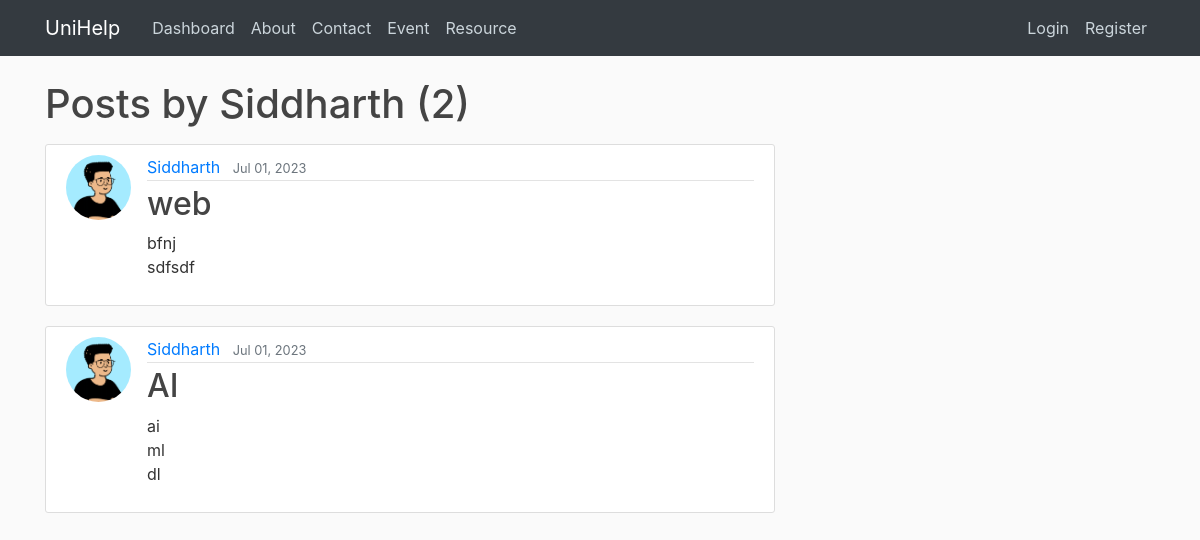
Screenshot of /user/Siddharth with the database file from the repository.
### blog/models.py (models this page shows, shortened)
class Post(models.Model):
    title = models.CharField(max_length=100)
    content = models.TextField()
    date_posted = models.DateTimeField(default=timezone.now)
    author = models.ForeignKey(User, on_delete=models.CASCADE)
    unique_number = models.IntegerField(unique=True, null=True)

### users/models.py (models this page shows, shortened)
class Profile(models.Model):
    user = models.OneToOneField(User, on_delete=models.CASCADE)
    role = models.CharField(max_length=10, default='Alumni')
    image = models.ImageField(default='default.png', upload_to='profile_pics')
    has_submitted_form = models.ManyToManyField('blog.Post', blank=True)  # Import Post model from your app

### blog/views.py (the view)
# urls.py: path('user/<str:username>', UserPostListView.as_view(), name='user-posts'),
class UserPostListView(ListView):
    model = Post
    template_name = 'blog/user_posts.html' # <app>/<model>_<viewtype>.html
    context_object_name = 'posts'
    ordering = ['-date_posted']
    paginate_by = 6
    def get_queryset(self):
        user = get_object_or_404(User, username=self.kwargs.get('username'))
        return Post.objects.filter(author=user).order_by('-date_posted')

### blog/templates/blog/user_posts.html (shortened to what this page needs)
{% extends "blog/base.html" %}
{% block content %}
    <h1 class="mb-3">Posts by {{ view.kwargs.username }} ({{ page_obj.paginator.count }})</h1>
    {% for post in posts %}
    <article class="media content-section">
        <img class="rounded-circle article-img" src="{{ post.author.profile.image.url }}">
        <div class="media-body">
            <div class="article-metadata">
                <a class="mr-2" href="{% url 'user-posts' post.author.username %}">{{ post.author }}</a>
                <small class="text-muted">{{ post.date_posted|date:"M d, Y" }}</small>
            </div>
            <h2><a class="article-title" href="{% url 'post-detail' post.id %}">{{ post.title }}</a></h2>
            <p class="article-content">{{ post.content }}</p>
        </div>
    </article>
    {% endfor %}
{% endblock content %}

### blog/static/blog/main.css (style rules this page uses)
body { background: #fafafa; color: #333333; margin-top: 5rem; }
h1, h2, h3, h4, h5, h6 { color: #444444; }
.content-section { background: #ffffff; padding: 10px 20px; border: 1px solid #dddddd; border-radius: 3px; margin-bottom: 20px; }
.article-title { color: #444444; }
.article-content { white-space: pre-line; }
.article-img { height: 65px; width: 65px; margin-right: 16px; }
.article-metadata { padding-bottom: 1px; margin-bottom: 4px; border-bottom: 1px solid #e3e3e3 }

### rows the page displays
Post: author.profile.image (picture), author "Siddharth", date_posted "Jul 01, 2023", title "web", content "bfnj sdfsdf"
Post: author.profile.image (picture), author "Siddharth", date_posted "Jul 01, 2023", title "AI", content "ai ml dl"

### other values shown
{{ view.kwargs.username }} "Siddharth"
{{ page_obj.paginator.count }} "2"
